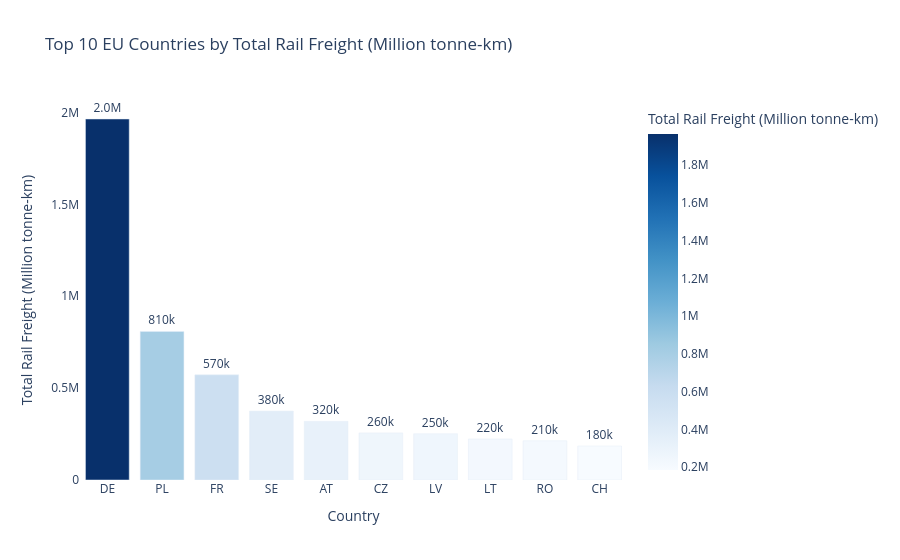

Notebook code for this chart:
### Code cell
# Which top and bottom 5 EU countries have the most and least train freight?

import pandas as pd
import plotly.express as px

# Loading the dataset
df = pd.read_csv("../Processed/merged_eurostat_clean_V2.csv")

# Renaming columns for clarity
df = df.rename(columns={
    "geo": "country",
    "TIME_PERIOD": "year",
    "NST_TOTAL_MIO_TKM": "million_tkm"
})

# Converting freight column to numeric
df["million_tkm"] = pd.to_numeric(df["million_tkm"], errors="coerce")

# Summing total rail freight by country over all years
total_freight = df.groupby("country")["million_tkm"].sum().reset_index()

# Sorting and selecting Top 10
top10 = total_freight.sort_values(by="million_tkm", ascending=False).head(10)

# Plotting using Plotly
fig = px.bar(
    top10,
    x="country",
    y="million_tkm",
    title="Top 10 EU Countries by Total Rail Freight (Million tonne-km)",
    labels={"country": "Country", "million_tkm": "Total Rail Freight (Million tonne-km)"},
    text="million_tkm",
    color="million_tkm",
    color_continuous_scale="Blues"
)

fig.update_traces(texttemplate='%{text:.2s}', textposition='outside')
fig.update_layout(
    xaxis_tickangle=0,
    plot_bgcolor="white",
    font=dict(size=12),
    showlegend=False
)

fig.show()

### Figure 1 — Plotly figure (JSON) as saved in the notebook; plotly's stock layout.template omitted (floating-point values rounded to 4 significant figures)
{"data": [{"alignmentgroup": "True", "hovertemplate": "Country=%{x}<br>Total Rail Freight (Million tonne-km)=%{marker.color}<extra></extra>", "legendgroup": "", "marker": {"color": [1965048, 808877, 572376, 375355, 319264, 256424, 251862, 223302, 213547, 184884], "coloraxis": "coloraxis", "pattern": {"shape": ""}}, "name": "", "offsetgroup": "", "orientation": "v", "showlegend": false, "text": [1965048, 808877, 572376, 375355, 319264, 256424, 251862, 223302, 213547, 184884], "textposition": "outside", "texttemplate": "%{text:.2s}", "type": "bar", "x": ["DE", "PL", "FR", "SE", "AT", "CZ", "LV", "LT", "RO", "CH"], "xaxis": "x", "y": [1965048, 808877, 572376, 375355, 319264, 256424, 251862, 223302, 213547, 184884], "yaxis": "y"}], "layout": {"barmode": "relative", "coloraxis": {"colorbar": {"title": {"text": "Total Rail Freight (Million tonne-km)"}}, "colorscale": [[0, "rgb(247,251,255)"], [0.125, "rgb(222,235,247)"], [0.25, "rgb(198,219,239)"], [0.375, "rgb(158,202,225)"], [0.5, "rgb(107,174,214)"], [0.625, "rgb(66,146,198)"], [0.75, "rgb(33,113,181)"], [0.875, "rgb(8,81,156)"], [1, "rgb(8,48,107)"]]}, "font": {"size": 12}, "legend": {"tracegroupgap": 0}, "plot_bgcolor": "white", "showlegend": false, "title": {"text": "Top 10 EU Countries by Total Rail Freight (Million tonne-km)"}, "xaxis": {"anchor": "y", "domain": [0, 1], "tickangle": 0, "title": {"text": "Country"}}, "yaxis": {"anchor": "x", "domain": [0, 1], "title": {"text": "Total Rail Freight (Million tonne-km)"}}}}
